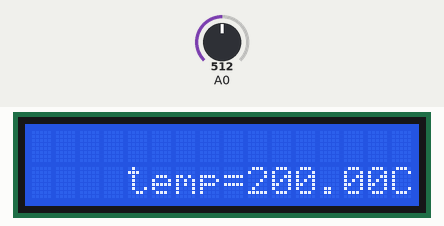
Bench run of a sketch on a simulated Arduino Uno, built with avr-gcc and run on an emulated ATmega328P. Shown: 16×2 character LCD. The inputs (shaded band) are chosen by the test bench; at power-on: A0 = 512.

Above: at 1.2 s.
1.3 s: A0 set to 315
At 1.9 s:
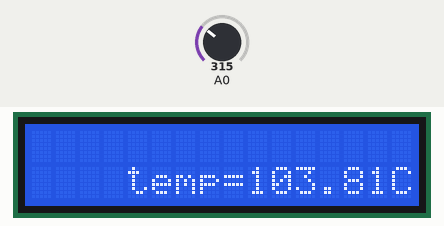
2.8 s: A0 set to 289
At 3.1 s:
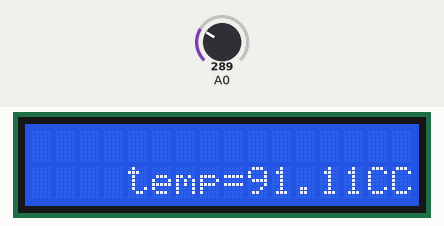
4.3 s: A0 set to 131
At 5.4 s:
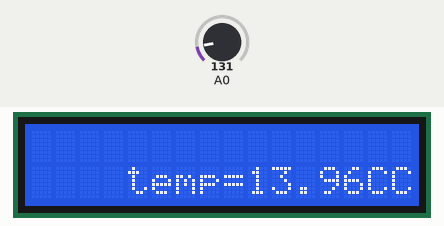
5.8 s: A0 set to 113
At 6.5 s:
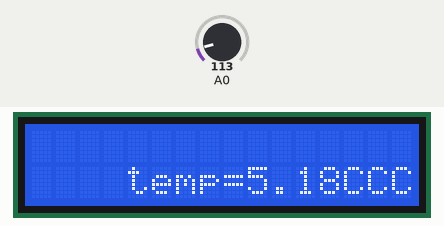
Timing chart, 0 to 8.3 s (numbered marks = the images above; inputs shaded):
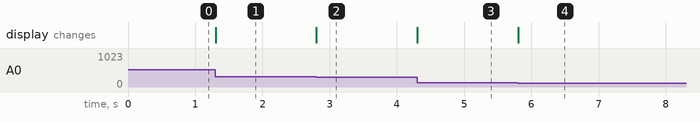

The sketch:

TMP36.ino
```cpp
float temp;
#include <LiquidCrystal.h>

LiquidCrystal lcd(12, 11, 5, 4, 3, 2);

void setup() {
  Serial.begin(9600);
  lcd.begin(16, 2);
}

void loop() {
 float read=analogRead(A0);
 read=read*5000/1024;
  temp=(read-500)/10;//sensitivity
  lcd.setCursor(4, 1);
  lcd.print("temp=");
  lcd.print(temp);
  lcd.print("C");

}
```

Measured:
- the behaviour switches between 308 and 307 on A0 (found by bisection; images 1 and 2)
- the behaviour switches between 123 and 122 on A0 (found by bisection; images 3 and 4)
- after the input at 1.3 s, the display: changes at once (image 1)
- after the input at 2.8 s, the display: changes at once (image 2)
- after the input at 4.3 s, the display: changes at once (image 3)
- after the input at 5.8 s, the display: changes at once (image 4)
